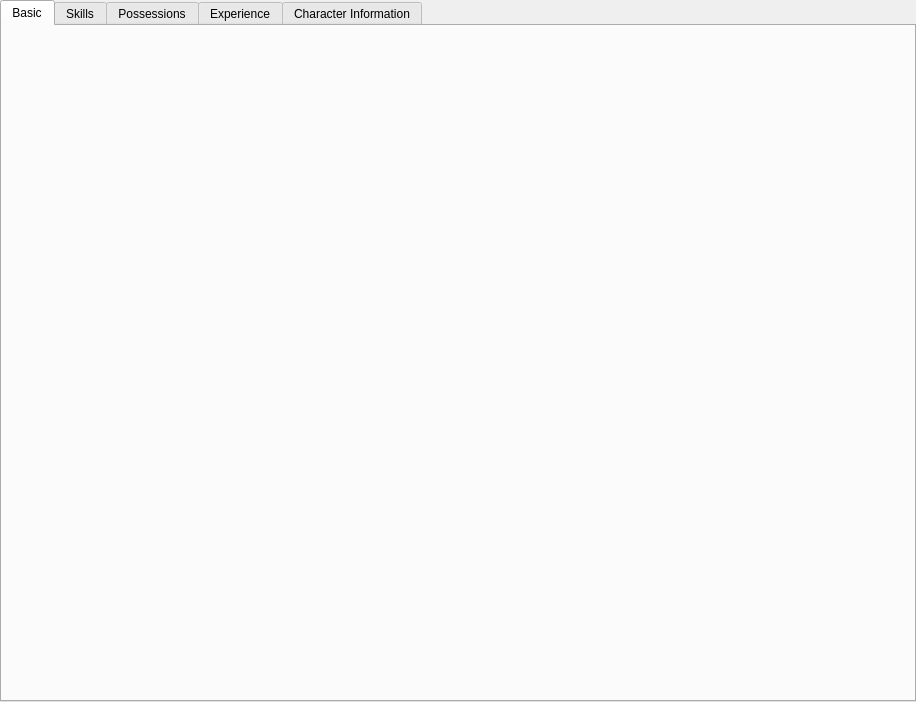
<?xml version="1.0" encoding="UTF-8"?>
<ui version="4.0">
 <class>TabWidget</class>
 <widget class="QTabWidget" name="TabWidget">
  <property name="geometry">
   <rect>
    <x>0</x>
    <y>0</y>
    <width>916</width>
    <height>702</height>
   </rect>
  </property>
  <property name="windowTitle">
   <string>Damascus_Hawk</string>
  </property>
  <property name="currentIndex">
   <number>0</number>
  </property>
  <widget class="QWidget" name="Basic">
   <attribute name="title">
    <string>Basic</string>
   </attribute>
  </widget>
  <widget class="QWidget" name="Skills">
   <attribute name="title">
    <string>Skills</string>
   </attribute>
  </widget>
  <widget class="QWidget" name="Possessions">
   <attribute name="title">
    <string>Possessions</string>
   </attribute>
  </widget>
  <widget class="QWidget" name="Experience">
   <attribute name="title">
    <string>Experience</string>
   </attribute>
  </widget>
  <widget class="QWidget" name="CharInfo">
   <attribute name="title">
    <string>Character Information</string>
   </attribute>
  </widget>
 </widget>
 <resources/>
 <connections/>
</ui>
